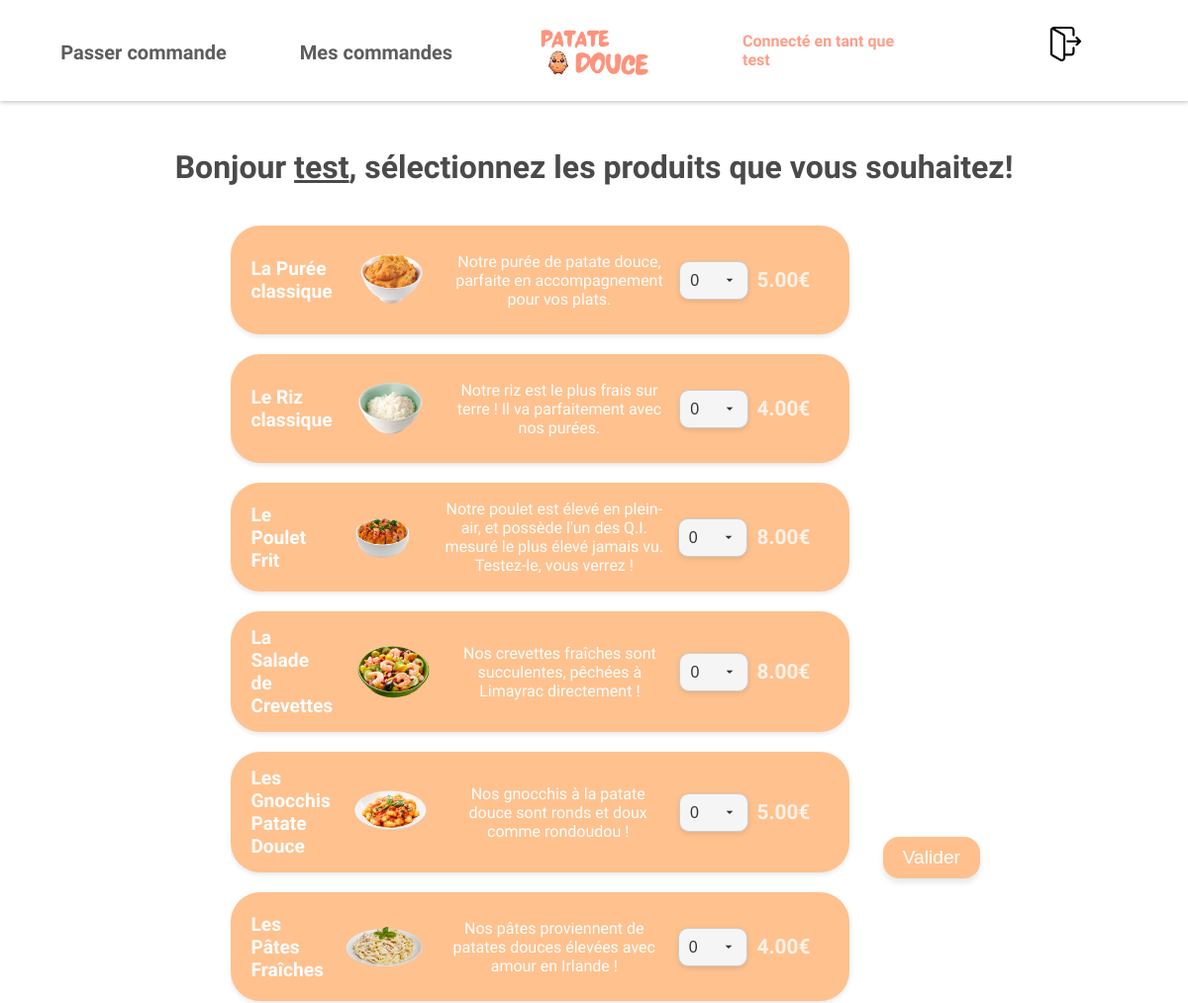
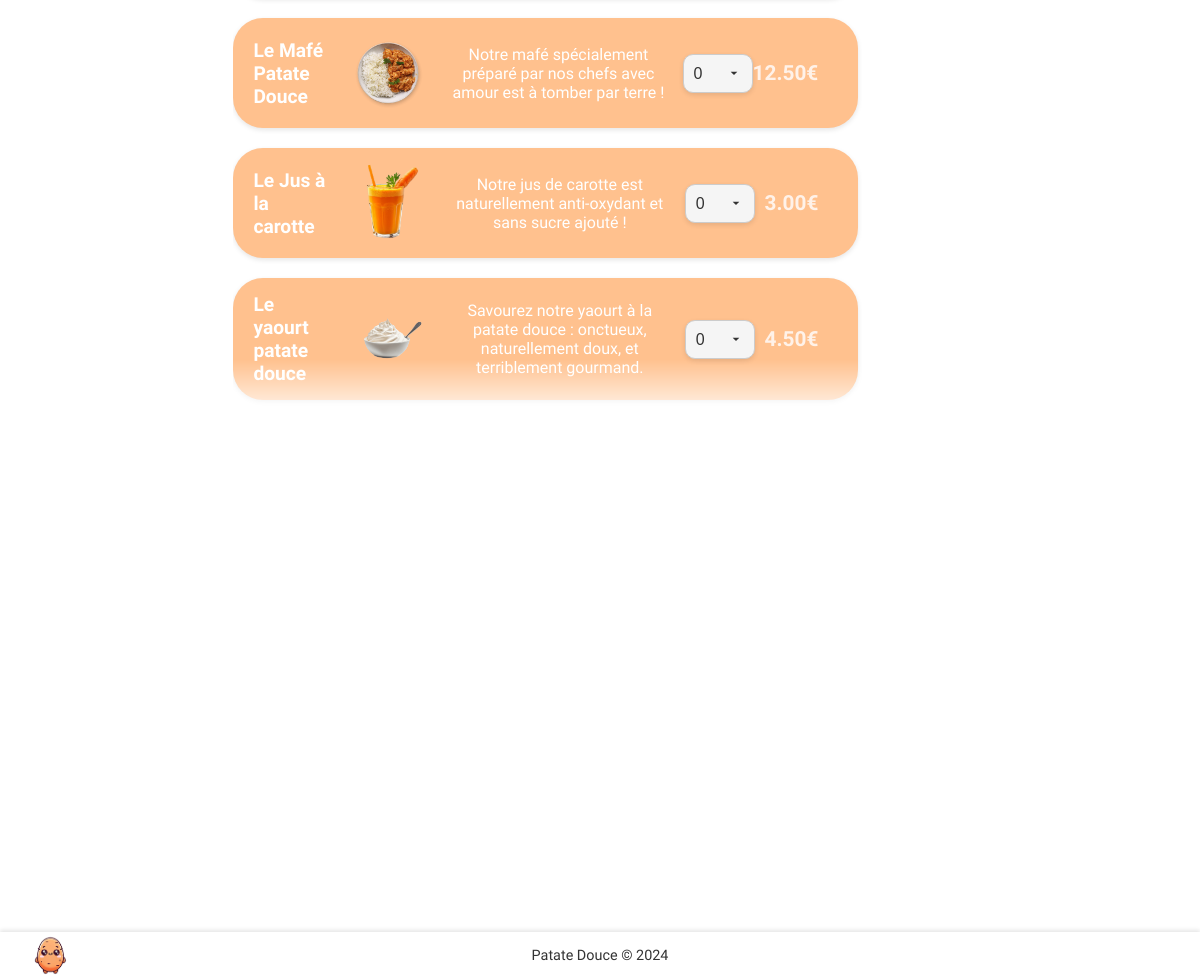
Page /commander.php (signed in) on the committed database (2 pictures, top to bottom).
### tables this page shows
CREATE TABLE `produit` (
  `id_produit` int(11) NOT NULL,
  `libelle` varchar(255) DEFAULT NULL,
  `description` varchar(255) DEFAULT NULL,
  `prix_ht` decimal(15,2) DEFAULT NULL
);

### commander.php (the view, shortened to what this page needs)
<?php
include "functions/functions.php";
$rows = fetch_produits();
?>
<!DOCTYPE html>
<html lang="fr">
<head>
    <link rel="stylesheet" href="css/main.css">
</head>
<body>
    <h2>Bonjour <u><?php echo $_SESSION['pseudo']; ?></u>, sélectionnez les produits que vous souhaitez!</h2>
    <form action="<?php $_SERVER["PHP_SELF"] ?>" method="POST">
        <div class="table-et-bouton-container">
            <div class="table-container">
                <table class="table-produit">
                    <?php
                    foreach ($rows as $row) {
                        echo '
                <tr>
                    <td class="produit-info">
                        <div class="produit-gauche">
                            <span class="produit-libelle">' . $row['libelle'] . '</span>
                            <img src="images/' . $row['libelle'] . '.png" alt="' . $row['libelle'] . '" class="produit-image">
                        </div>
                        <div class="produit-description">
                            <span> ' . $row['description'] . '</span>
                        </div>
                        <div class="produit-droite">
                        <select class="produit-quantite" name="quantites[' . $row['id_produit'] . ']">';
                        foreach (range(0, 10) as $i) {
                            echo '<option value="' . $i . '">' . $i . '</option>';
                        }
                        echo '
                        </select>
                    </div>
                        <div class="produit-droite">
                            <span class="produit-prix"> ' . $row['prix_ht'] . '€</span>
                        </div>
                    </td>
                </tr>';
                    }
                    ?>
                    <tr>
                        <td>
                            <h4>Restez à l'écoute pour les produits à venir !</h4>
                        </td>
                    </tr>
                </table>
            </div>
            <div class="bouton-container">
                <input class="bouton-valider" type="submit" name="submit" value="Valider" required="required" id="submit"></a>
            </div>
    </form>
</body>
</html>

### css/main.css (style rules this page uses)
body, html { margin: 0; padding: 0; font-family: 'Quicksand', sans-serif; }
body { padding-top: 80px; transition: background-color 0.5s ease; background-color: #ffffff; }
h2 { font-size: 2em; text-align: center; color: #4a4a4a; margin: 20px 0 20px 0; }
h4 { font-size: 1em; text-align: center; color: #333; margin: 20px 0 20px 0; }
.table-et-bouton-container { display: flex; justify-content: center; margin: auto; max-width: 65%; }
.table-container { max-height: 65vh; margin-right: 3%; margin-left: 3%; margin-bottom: 3%; max-width: 100%; padding-right: 10px; overflow-y: scroll; scrollbar-color: rgb(255, 218, 199) rgb(255, 255, 255); scrollbar-width: thin; --mask: linear-gradient(to bottom, rgba(0, 0, 0, 1) 0, rgba(0, 0, 0, 1) 90%, rgba(0, 0, 0, 0) 95%, rgba(0, 0, 0, 0) 0) 100% 50% / 100% 100% repeat-x; -webkit-mask: var(--mask); mask: var(--mask); flex: 1; }
.table-produit { width: 100%; border-collapse: separate; border-spacing: 0 20px; }
.produit-info { display: flex; justify-content: space-between; align-items: center; padding: 15px 20px; background-color: #ffc18e; border-radius: 30px; box-shadow: 0 2px 5px rgba(0, 0, 0, 0.1); transition: background-color .4s ease, transform 0.4s ease; min-height: 80px; }
.produit-gauche { display: flex; align-items: center; flex-basis: 35%; }
.produit-droite { display: flex; align-items: center; justify-content: flex-end; flex-basis: 15%; }
.produit-libelle { color: white; font-size: 1.2em; font-weight: bold; margin-right: 20px; text-align: left; }
.produit-image { max-width: 80px; height: auto; margin-right: 20px; }
.produit-description { flex-basis: 40%; text-align: center; font-size: 1em; color: #ffffff; font-weight: normal; }
.produit-prix { font-size: 1.3em; font-weight: bold; color: #fff2e9; margin-right: 20px; text-align: right; }
.produit-quantite { padding: 10px; font-size: 1em; border-radius: 10px; background-color: #f5f5f5; border: 1px solid #ccc; color: #333; appearance: none; box-shadow: 0 2px 5px rgba(0, 0, 0, 0.1); cursor: pointer; transition: background-color 0.3s ease, border-color 0.3s ease; }
.produit-quantite { background-repeat: no-repeat; background-position: right 10px center; background-size: 16px; padding-right: 40px; }
.bouton-container { display: flex; align-items: center; justify-content: left; vertical-align: middle; }
.bouton-valider { padding: 10px 20px; font-size: 1.2em; color: #fff; background-color: #ffb477d4; border: none; border-radius: 16px; cursor: pointer; box-shadow: 0 4px 6px rgba(0, 0, 0, 0.1); transition: background-color 0.3s ease, transform 0.3s ease; }

### rows in the picture
produit: libelle "La Purée classique", libelle (picture), description "Notre purée de patate douce, parfaite en accompagnement pour vos plats.", id_produit "0", prix_ht "5.00"
produit: libelle "Le Riz classique", libelle (picture), description "Notre riz est le plus frais sur terre ! Il va parfaitement avec nos purées.", id_produit "0", prix_ht "4.00"
produit: libelle "Le Poulet Frit", libelle (picture), description "Notre poulet est élevé en plein-air, et possède l'un des Q.I. mesuré le plus élevé jamais vu. Testez-le, vous verrez !", id_produit "0", prix_ht "8.00"
produit: libelle "La Salade de Crevettes", libelle (picture), description "Nos crevettes fraîches sont succulentes, pêchées à Limayrac directement !", id_produit "0", prix_ht "8.00"
produit: libelle "Les Gnocchis Patate Douce", libelle (picture), description "Nos gnocchis à la patate douce sont ronds et doux comme rondoudou !", id_produit "0", prix_ht "5.00"
produit: libelle "Les Pâtes Fraîches", libelle (picture), description "Nos pâtes proviennent de patates douces élevées avec amour en Irlande !", id_produit "0", prix_ht "4.00"
produit: libelle "Le Mafé Patate Douce", libelle (picture), description "Notre mafé spécialement préparé par nos chefs avec amour est à tomber par terre !", id_produit "0", prix_ht "12.50"
produit: libelle "Le Jus à la carotte", libelle (picture), description "Notre jus de carotte est naturellement anti-oxydant et sans sucre ajouté !", id_produit "0", prix_ht "3.00"
produit: libelle "Le yaourt patate douce", libelle (picture), description "Savourez notre yaourt à la patate douce : onctueux, naturellement doux, et terriblement gourmand.", id_produit "0", prix_ht "4.50"

### other values in the picture
$_SESSION['pseudo'] "test"
